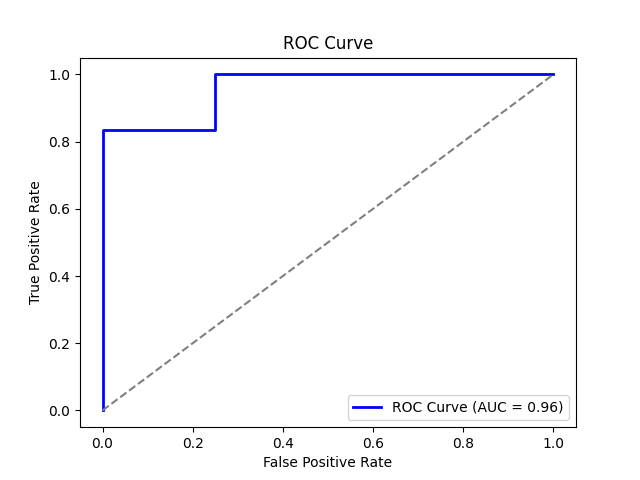

Source code (Python):
import numpy as np
import matplotlib.pyplot as plt
from sklearn.metrics import roc_curve, auc

# Sample actual labels (replace this with your real y_true values)
y_true = np.array([0, 0, 1, 1, 1, 0, 1, 0, 1, 1])

# Sample model scores (replace this with your real y_scores values)
y_scores = np.array([0.1, 0.4, 0.35, 0.8, 0.92, 0.3, 0.75, 0.2, 0.85, 0.9])

# Compute ROC curve and AUC score
fpr, tpr, _ = roc_curve(y_true, y_scores)
roc_auc = auc(fpr, tpr)

# Plot ROC curve
plt.figure()
plt.plot(fpr, tpr, color='blue', lw=2, label=f'ROC Curve (AUC = {roc_auc:.2f})')
plt.plot([0, 1], [0, 1], color='gray', linestyle='--')
plt.xlabel("False Positive Rate")
plt.ylabel("True Positive Rate")
plt.title("ROC Curve")
plt.legend(loc="lower right")

# Save the ROC Curve as an image
plt.savefig("roc_curve.png")
plt.show()
